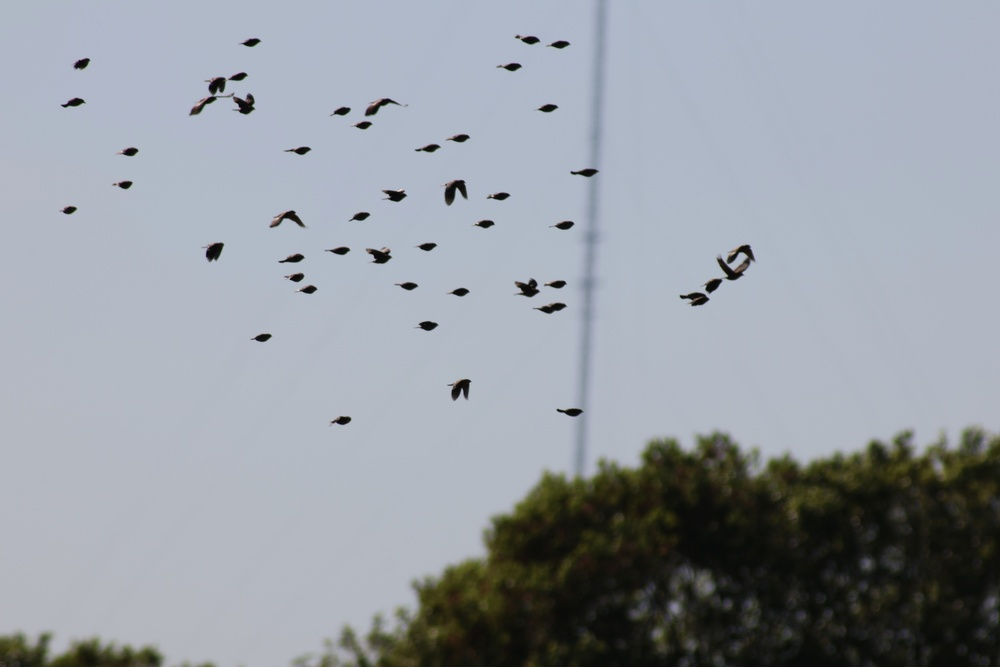
#> input picture Images/Flock.jpeg, 1000 x 667 px, shrunk from 6000 x 4000 before the run
$ python BirdCount.py
#> lines starting #> are read from the running program, lines starting #| are printed output that depends on the picture; after the words box and inside, x2 and y2 are one past the last pixel; in counts of white or black regions, pixels touching at a corner belong together
#This script counts the amount of birds on a screen.

# Import libraries
import cv2
import numpy as np
import matplotlib.pyplot as plt

image = cv2.imread('Images/Flock.jpeg')
#> image is the input picture: shape (667, 1000, 3); mean B, G, R 163, 155.3, 149.5
gray = cv2.cvtColor(image, cv2.COLOR_BGR2GRAY)
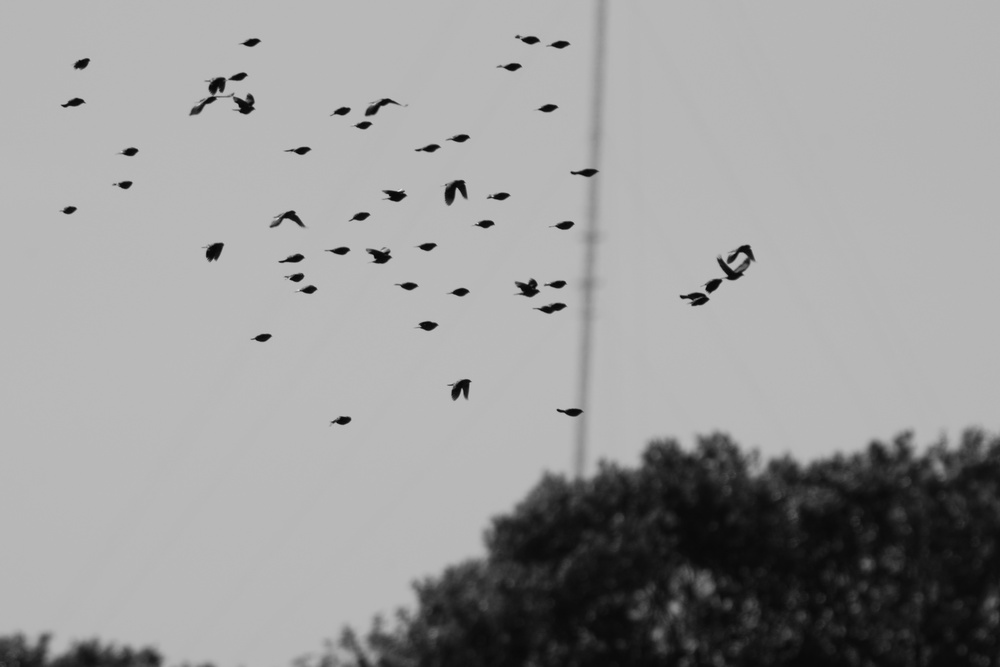
#> gray: shape (667, 1000); min 1, max 226, mean 154.5
plt.imshow(gray, cmap='gray')

blur = cv2.GaussianBlur(gray, (11, 11), 0)
plt.imshow(blur, cmap='gray')

canny = cv2.Canny(blur, 30, 150, 3)
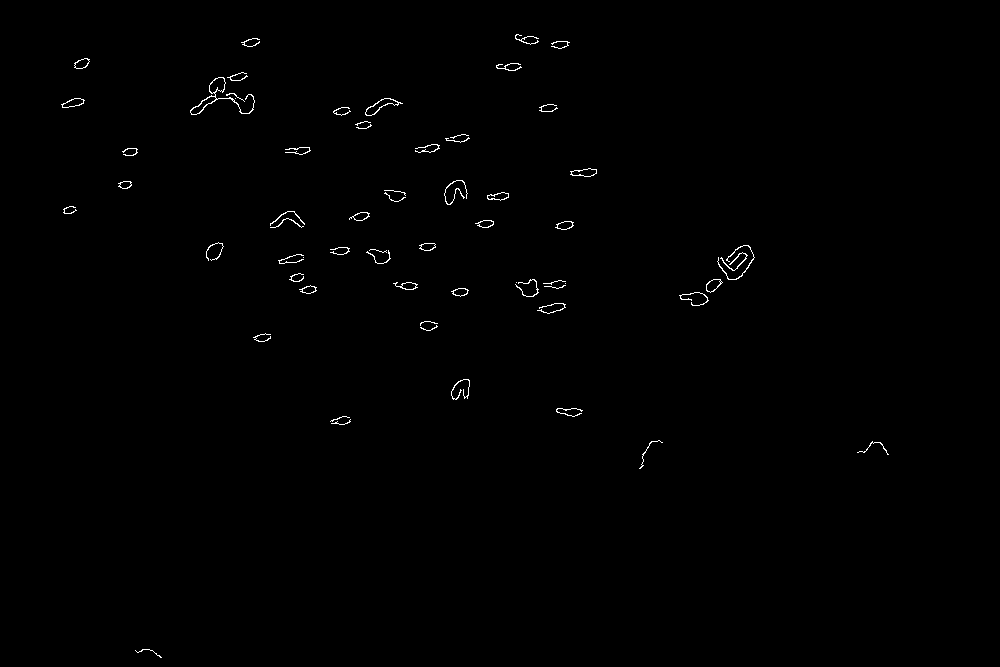
#> canny: shape (667, 1000); 0.47% white in thin lines or dots, all inside (x1, y1, x2, y2) = (61, 34, 889, 658)
plt.imshow(canny, cmap='gray')

dilated = cv2.dilate(canny, (1, 1), iterations=0)
plt.imshow(dilated, cmap='gray')

(cnt, hierarchy) = cv2.findContours(
    dilated.copy(), cv2.RETR_EXTERNAL, cv2.CHAIN_APPROX_NONE)
#> cnt = 63 contours, 44 with area under 20; largest, box (x1, y1, x2, y2) and area: (190, 77, 255, 115) 390, (365, 98, 403, 116) 219, (570, 168, 597, 177) 142, (706, 279, 723, 293) 132, (61, 98, 85, 108) 125
rgb = cv2.cvtColor(image, cv2.COLOR_BGR2RGB)
cv2.drawContours(rgb, cnt, -1, (0, 255, 0), 2)
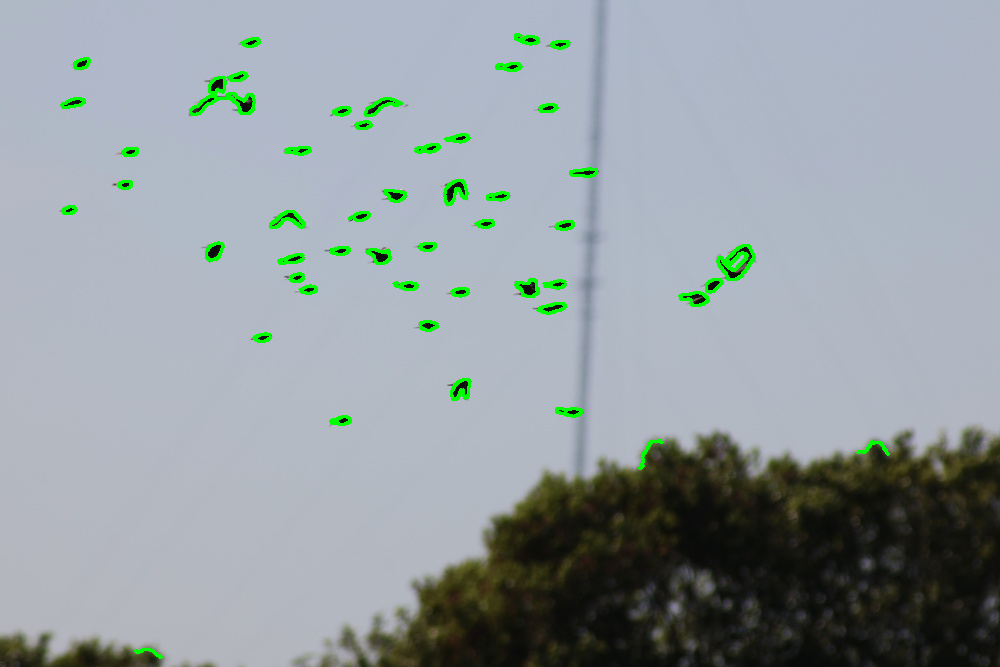
#> rgb: shape (667, 1000, 3); mean R, G, B 147.9, 157.4, 161.3

plt.imshow(rgb)

print("coins in the image : ", len(cnt))
#| coins in the image :  63
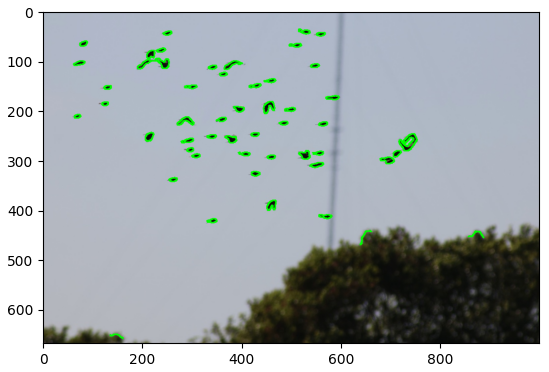
#> figure drawn by matplotlib, 1 panel
